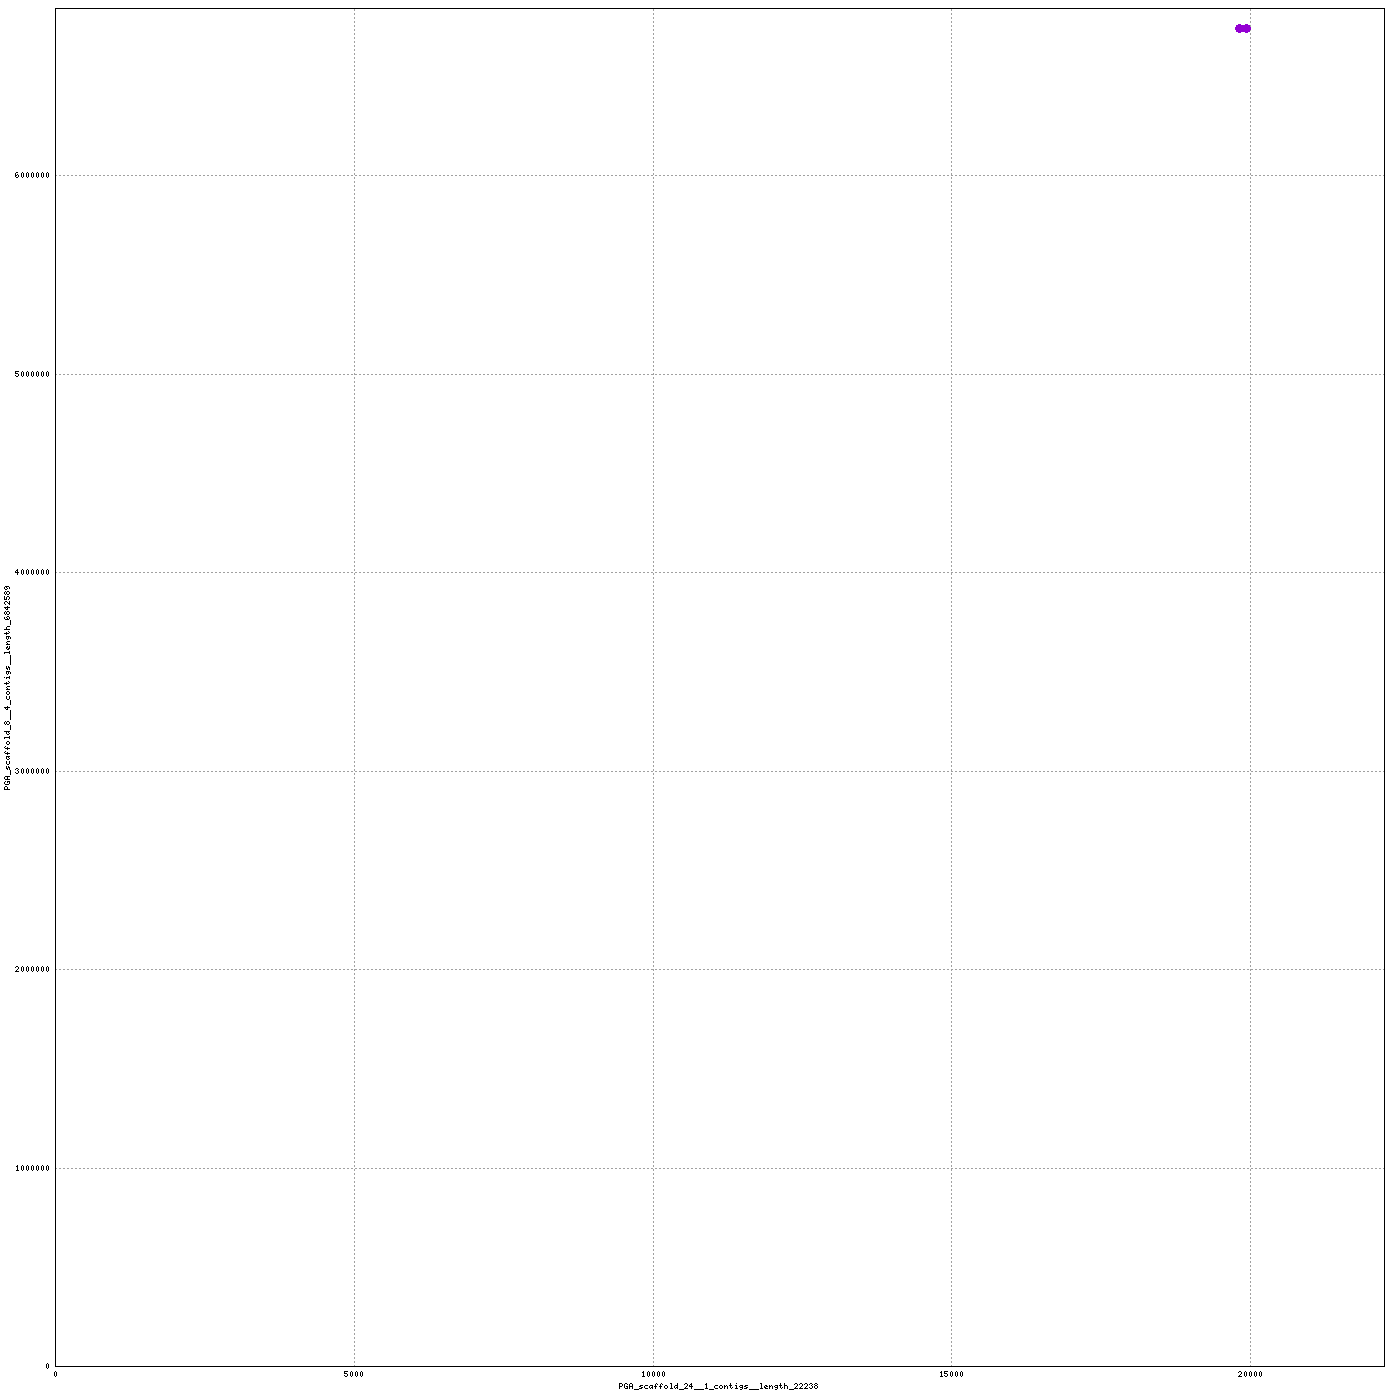

Generate this figure with gnuplot:
set terminal png tiny size 1400,1400
set output "/home/mike/Desktop/scripts/snakes/plot_pairs/hiCversion1.linear/nucmer/nucmer.47.png"
set size 1,1
set grid
unset key
set border 15
set tics scale 0
set xlabel "PGA_scaffold_24__1_contigs__length_22238"
set ylabel "PGA_scaffold_8__4_contigs__length_6842589"
set format "%.0f"
set mouse format "%.0f"
set mouse mouseformat "[%.0f, %.0f]"
if(GPVAL_VERSION < 5) set mouse clipboardformat "[%.0f, %.0f]"
set xrange [1:22238]
set yrange [1:6842589]
set style line 1  lt 1 lw 3 pt 6 ps 1
set style line 2  lt 3 lw 3 pt 6 ps 1
set style line 3  lt 2 lw 3 pt 6 ps 1
plot \
 "/home/mike/Desktop/scripts/snakes/plot_pairs/hiCversion1.linear/nucmer/nucmer.47.fplot" title "FWD" w lp ls 1, \
 "/home/mike/Desktop/scripts/snakes/plot_pairs/hiCversion1.linear/nucmer/nucmer.47.rplot" title "REV" w lp ls 2
